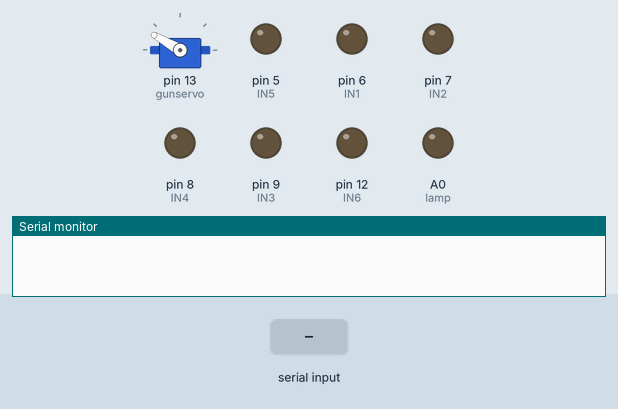
This sketch was run on a simulated Arduino Uno, built with avr-gcc and run on an emulated ATmega328P. Shown: servo, output pins drawn as LEDs (lit = HIGH), the last lines printed to the serial monitor. The inputs (shaded band) are chosen by the test bench.

Above: at 1.2 s.
1.3 s: "Q" received over Serial
At 3.9 s:
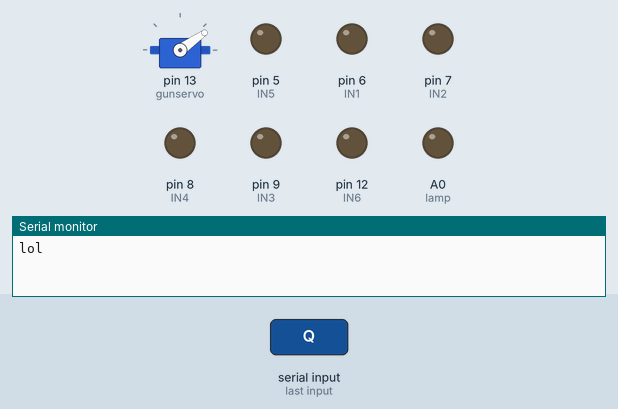
4.3 s: "W" received over Serial
At 4.8 s:
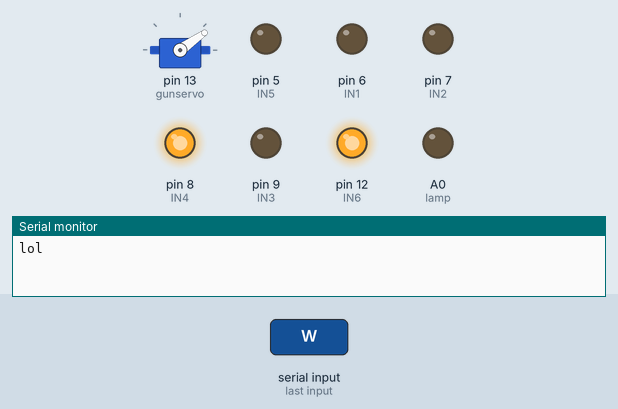
5.8 s: byte 69 ('E') received over Serial
At 8.5 s:
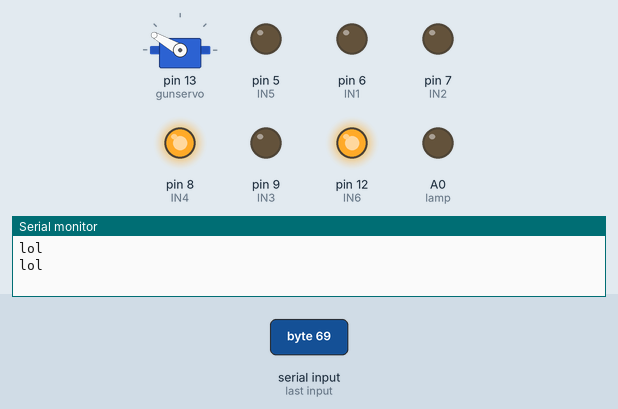
8.8 s: "A" received over Serial
At 9.4 s:
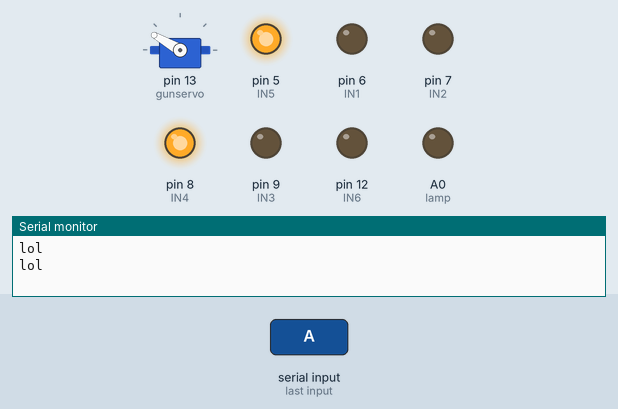
10.3 s: "H" received over Serial
At 10.6 s:
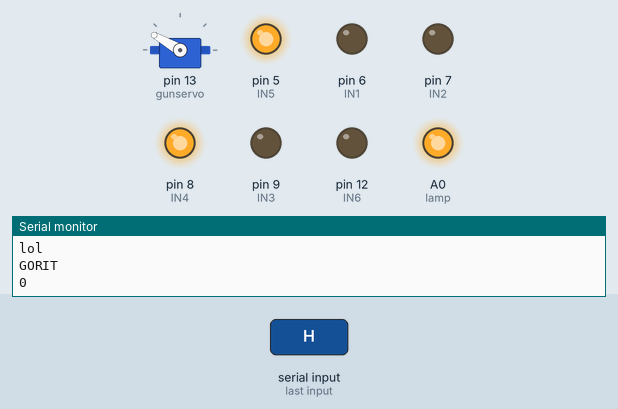
11.8 s: "D" received over Serial
At 12.9 s:
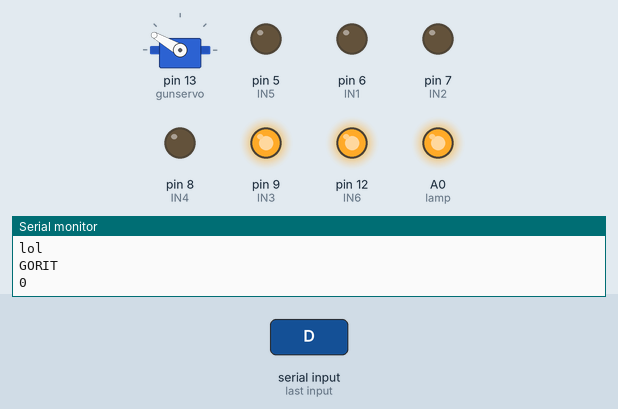
Timing chart, 0 to 14.3 s (numbered marks = the images above; inputs shaded):
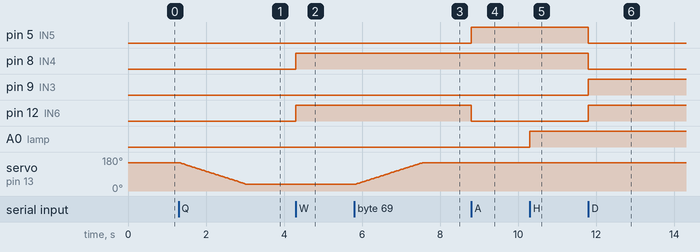

Measured:
- after the input at 1.3 s, servo on pin 13 (gunservo): moves from 150° to 35° over 1.7 s, starting at once
- after the input at 4.3 s, pin 8 (IN4), pin 12 (IN6): LOW → HIGH at once
- after the input at 5.8 s, servo on pin 13 (gunservo): moves from 35° to 150° over 1.7 s, starting at once
- after the input at 8.8 s, pin 5 (IN5): LOW → HIGH at once; pin 12 (IN6): HIGH → LOW at once
- after the input at 10.3 s, A0 (lamp): LOW → HIGH at once
- after the input at 11.8 s, pin 5 (IN5), pin 8 (IN4): HIGH → LOW at once; pin 9 (IN3), pin 12 (IN6): LOW → HIGH at once

The sketch:

hc_05v1v1.ino
```cpp
#include <Servo.h>

int IN3 = 9; /// шим
int IN4 = 8; //направление
int IN5 = 5; //шим
int IN6 = 12; //направление
int IN1 = 6; //ШИМ
int IN2 = 7;
int lamp = A0;
int pos = 150;
int val;
boolean flag=false;
int g=0;
Servo gunservo;
void setup()
{

  pinMode (IN1, OUTPUT);
  pinMode (IN2, OUTPUT);
  pinMode (IN4, OUTPUT);
  pinMode (IN3, OUTPUT);
  pinMode (IN5, OUTPUT);
  pinMode (IN6, OUTPUT);
  pinMode(lamp, OUTPUT);
  Serial.begin(9600);
  gunservo.attach(13);
  gunservo.write(150);
  //  delay(400);
 // gunservo.detach();

}


void loop()
{
  if (Serial.available()){

    val = Serial.read();


    if (val == 'W') // вперед
      {
       forward();
    }
    if ( val == 'A')  // Задаём движение влево
      {
       right_t();
      }
    if ( val == 'D')   // Задаём движение вправо
     {
      left_t();
      }
    if ( val == 'S')       // Задаём движение назад
      {
       back();
      }
    if ( val == 'R')      //башня вправо
      {
       right_b();
      }
    if ( val == 'L')    //башня влево
      {
       left_b();
      }

    if ( val == 'B')     //стоп башня (отпускаем клавишу поворота)
      {
        stop_b();
      }

     if ( val == 'T')  //стоп танк (отпускаем клавишу движения)
      {
       stop_tank();
      }

     if (( val == 'H')&&(flag==false))   // вкл лампочки
      {
        digitalWrite(lamp,HIGH);
       Serial.println("GORIT");
       Serial.println(flag);
      }

    if ((val == 'H')&&(flag==true))   // выкл лампочки
      {
       digitalWrite(lamp,LOW);
       Serial.println("neGORIT");
       Serial.println(flag);
      }

   while ( val == 'Q')     //Пушка вверх
      {
        if(pos>35){
        up_gun();
        }
        else {
          gunservo.write(pos);
        Serial.println("lol");
        break;
      }
      }

   while ( val == 'E')     //Пушка вниз
      {
        if(pos<150){
        down_gun();
        }

       else {
         gunservo.write(pos);
     Serial.println("lol");
     break;
   }
      }


    if ( val == 'G')     //Пушка стапе
      {
        gunservo.write(pos);

    }
flag=!flag;
  }
}


 void forward()
 {
  //Serial.println("UP");
        digitalWrite (IN4, HIGH);
        digitalWrite (IN3, LOW);
        digitalWrite (IN5, LOW);
        digitalWrite (IN6, HIGH);

 }
 void back()
 {
   //Serial.println("DOWN");
      digitalWrite (IN4, LOW);
      digitalWrite (IN3, HIGH);
      digitalWrite (IN5, HIGH);
      digitalWrite (IN6, LOW);
 }
 void left_t()
 {
   //Serial.println("left_t");
       digitalWrite (IN4, LOW);
       digitalWrite (IN3, HIGH);
       digitalWrite (IN5,LOW);
       digitalWrite (IN6, HIGH);
 }
 void right_t()
 {
 //Serial.println("right_t");
      digitalWrite (IN4, HIGH);
      digitalWrite (IN3, LOW);
      digitalWrite (IN5, HIGH);
      digitalWrite (IN6, LOW);
 }
 void left_b()
 {
 //Serial.println("left_b");
      digitalWrite (IN1, HIGH);
      digitalWrite (IN2, LOW);
 }
 void right_b()
 {
 //Serial.println("right_b");
       digitalWrite (IN1, LOW);
       digitalWrite (IN2, HIGH);
 }

  void stop_tank()
  {
  // Serial.println("T");
        digitalWrite (IN4, LOW);
        digitalWrite (IN3, LOW);
        digitalWrite (IN5, LOW);
      digitalWrite (IN6, LOW);
 }


  void up_gun ()
  {

   for(pos=pos ; pos>35; pos--)     // goes from 180 degrees to 0 degrees
    {

   gunservo.write(pos);              // tell servo to go to position in variable 'pos'
   delay(15);
   refresh ();

   if (val!='Q')
     {
   return;
     }
    }
  }


  void down_gun ()
  {
   for(pos=pos ; pos<150; pos++)  // goes from 0 degrees to 180 degrees
    {

    gunservo.write(pos);              // tell servo to go to position in variable 'pos'
    delay(15);
    refresh ();
    if (val!= 'E')
      {
   return;
      }
    }
   }

  void stop_b()
  {
  digitalWrite (IN1, LOW);
  digitalWrite (IN2, LOW);

  }

  void refresh (){

   if( Serial.available()){
   val = Serial.read();
   }
  }
```
